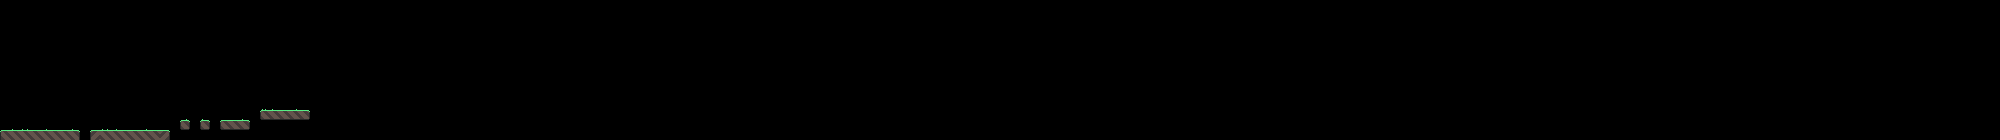

Tiled map render using the project's own tile images. Description and the map definition, with tile-layer contents summarised, below:
An orthogonal 200x14 tile map with 10x10 px tiles, 1 tile layer (ground).

<map version="1.2" tiledversion="1.2.4" orientation="orthogonal" renderorder="left-down" width="200" height="14" tilewidth="10" tileheight="10" infinite="0" nextlayerid="3" nextobjectid="1">
 <tileset firstgid="1" name="1" tilewidth="10" tileheight="10" tilecount="50" columns="10">
  <image source="1.png" width="100" height="40" />
 </tileset>
 <layer id="2" name="ground" width="200" height="14">
  <data>[2800 cells, 39 non-empty, 14 distinct tile ids]</data>
 </layer>
</map>
